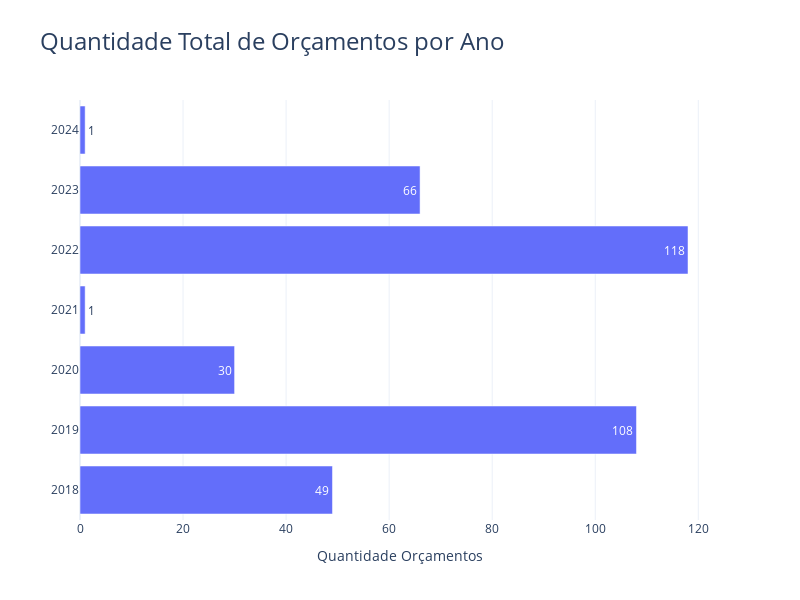

Notebook code cell kept with this figure:
### Code cell
fig = px.bar(
    df_qtde_eventos,
    x='num_convidados',
    title='Quantidade Total de Orçamentos por Ano',
    text_auto=True,
    labels={
        'num_convidados': 'Quantidade Orçamentos',
        'ano_evento': 'Ano Evento'})
fig.update_layout(title_font_size=24)
fig.update_yaxes(title=None)

fig.show()
fig.write_html(
    r'./graficos/qtde_orçamentos.html')

### Figure 1 — Plotly figure (JSON) as saved in the notebook; plotly's stock layout.template omitted (floating-point values rounded to 4 significant figures)
{"data": [{"alignmentgroup": "True", "hovertemplate": "Quantidade Orçamentos=%{x}<br>Ano Evento=%{y}<extra></extra>", "legendgroup": "", "marker": {"color": "#636efa", "pattern": {"shape": ""}}, "name": "", "offsetgroup": "", "orientation": "h", "showlegend": false, "textposition": "auto", "texttemplate": "%{x}", "type": "bar", "x": [49, 108, 30, 1, 118, 66, 1], "xaxis": "x", "y": [2018, 2019, 2020, 2021, 2022, 2023, 2024], "yaxis": "y"}], "layout": {"barmode": "relative", "height": 600, "legend": {"tracegroupgap": 0}, "title": {"font": {"size": 24}, "text": "Quantidade Total de Orçamentos por Ano"}, "width": 800, "xaxis": {"anchor": "y", "autorange": true, "domain": [0, 1], "range": [0, 124.2], "title": {"text": "Quantidade Orçamentos"}, "type": "linear"}, "yaxis": {"anchor": "x", "autorange": true, "domain": [0, 1], "range": [2018.0, 2024.0], "title": {}, "type": "linear"}}}
